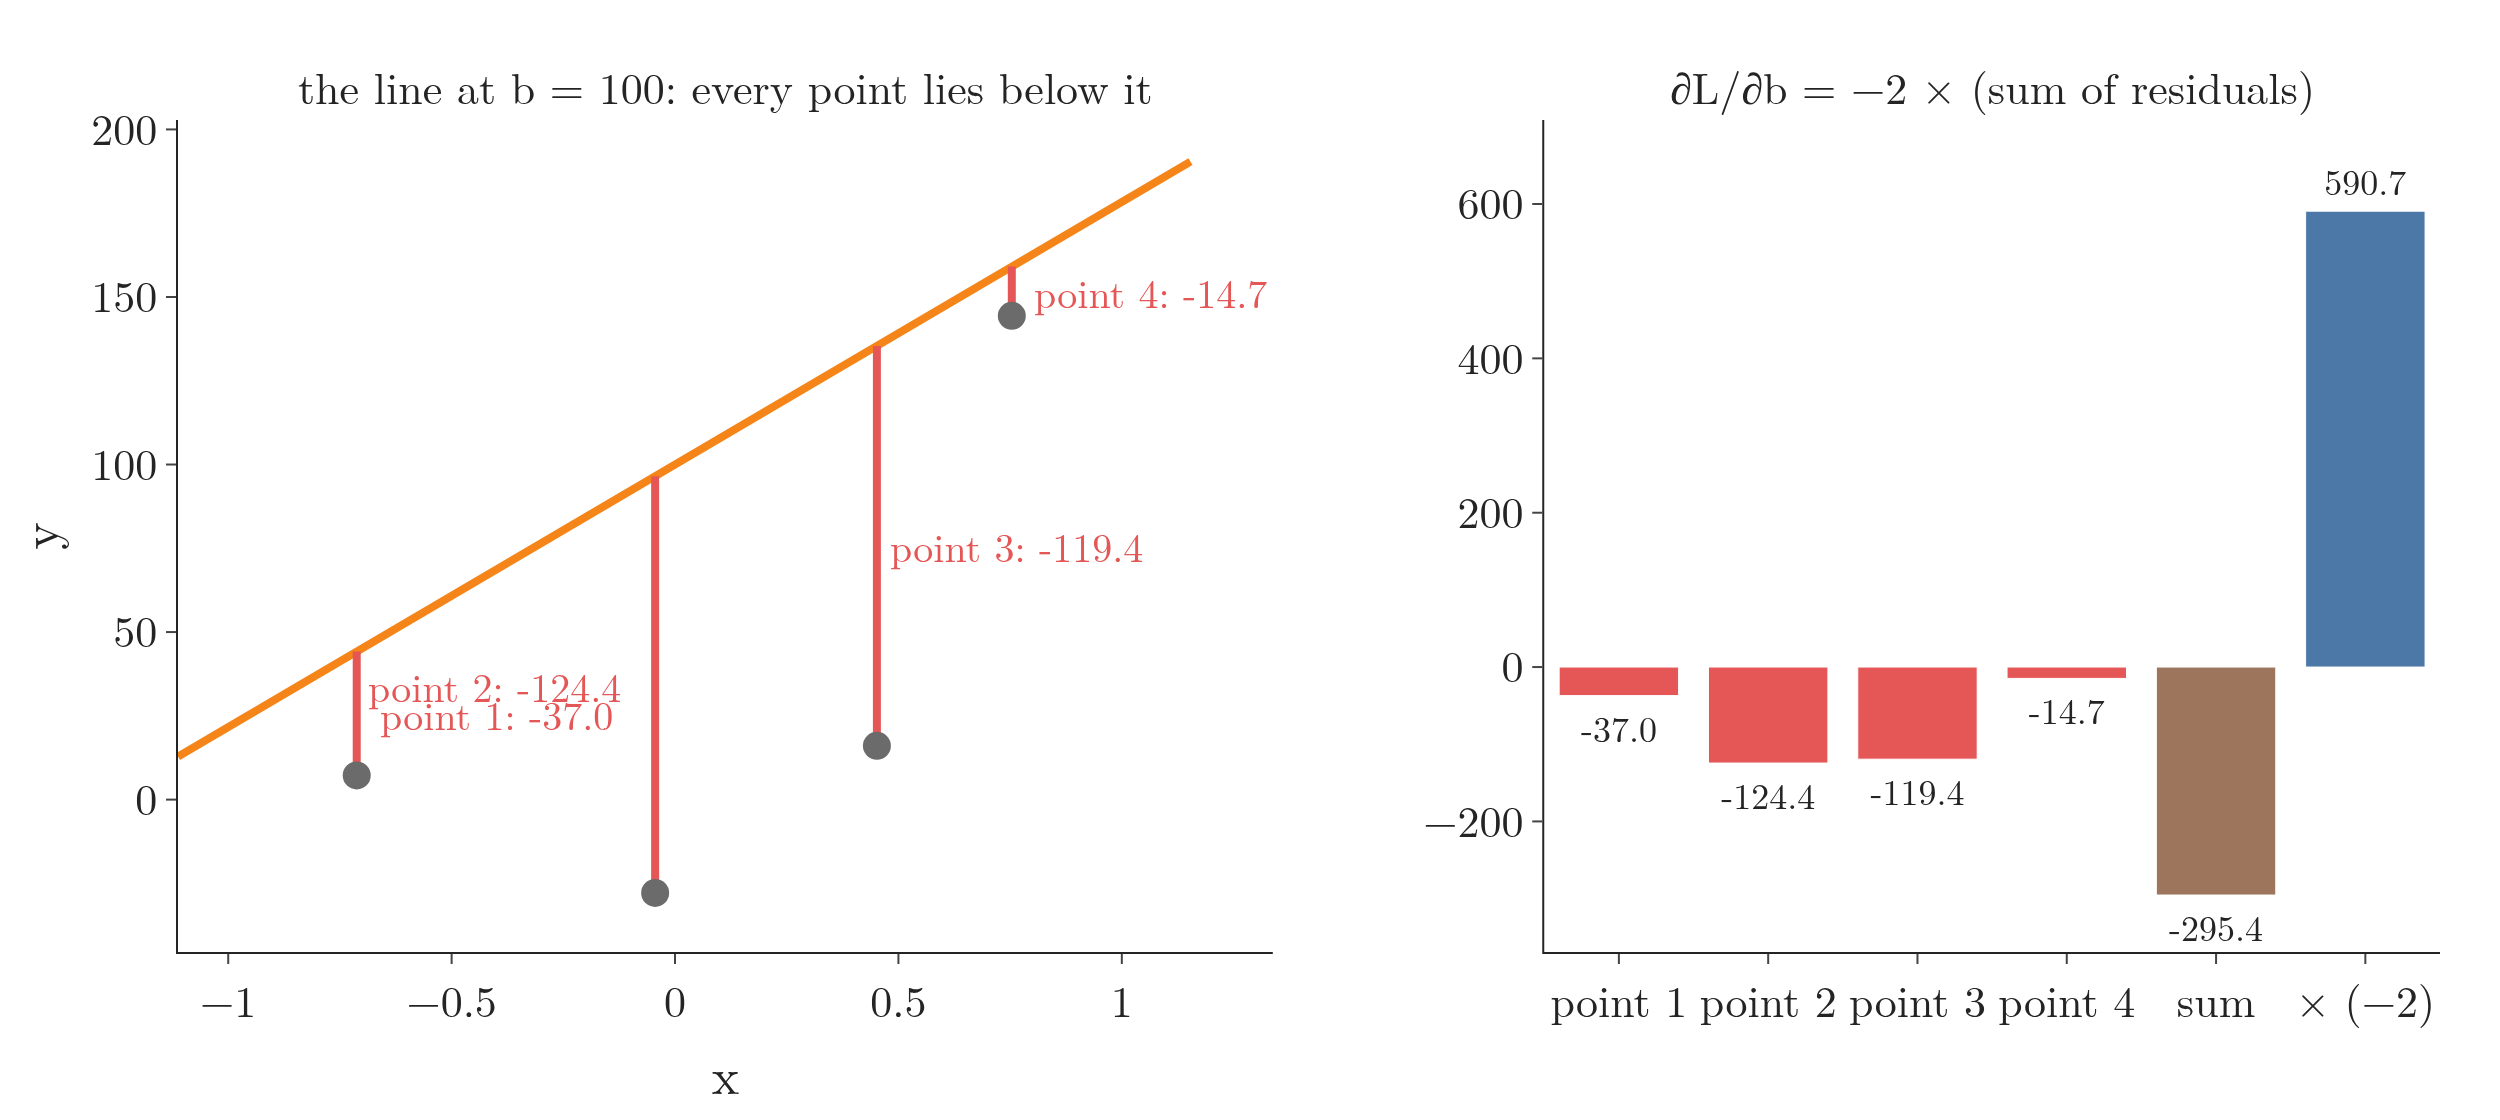

Here is the Python script that generated this plot:
"""The slope formula on the 4-point example at b = 100, m = 78.35 (Plotly). Left: the line and each point's residual
y - m x - b as a stick. Right: the four residuals added up, times -2, give the slope 590.7."""
from pathlib import Path
import numpy as np
import plotly.graph_objects as go
from plotly.subplots import make_subplots
from common import M4, slope_b, x4, y4
from gifkit import BLUE, FONT, GREY, ORANGE, RED

here = Path(__file__).parent
B = 100
o = np.argsort(x4)
xo, yo = x4[o], y4[o]
r = yo - M4 * xo - B
assert round(-2 * r.sum(), 1) == round(slope_b(B), 1) == 590.7
fig = make_subplots(1, 2, column_widths=[0.55, 0.45], horizontal_spacing=0.12,
                    subplot_titles=["the line at b = 100: every point lies below it", "∂L/∂b = −2 × (sum of residuals)"])
fig.update_annotations(font_size=22)
xs = np.array([x4.min() - 0.4, x4.max() + 0.4])
fig.add_trace(go.Scatter(x=xs, y=M4 * xs + B, mode="lines", line=dict(color=ORANGE, width=4)), 1, 1)
for xi, yi, ri in zip(xo, yo, r):
    fig.add_trace(go.Scatter(x=[xi, xi], y=[yi, yi - ri], mode="lines", line=dict(color=RED, width=4)), 1, 1)
    fig.add_annotation(x=xi, y=yi - ri / 2, text=f"point {list(xo).index(xi) + 1}: {ri:.1f}", xshift=-80 if list(xo).index(xi) == 1 else 70, showarrow=False, font=dict(size=20, color=RED),
                       row=1, col=1)
fig.add_trace(go.Scatter(x=x4, y=y4, mode="markers", marker=dict(size=14, color=GREY)), 1, 1)
labels = [f"point {i + 1}" for i in range(4)] + ["sum", "× (−2)"]
vals = list(r) + [r.sum(), -2 * r.sum()]
fig.add_trace(go.Bar(x=labels, y=vals, marker_color=[RED] * 4 + ["#9D755D", BLUE],
                     text=[f"{v:.1f}" for v in vals], textposition="outside", textfont=dict(size=18)), 1, 2)
fig.update_xaxes(title="x", row=1, col=1)
fig.update_yaxes(title="y", row=1, col=1)
fig.update_yaxes(range=[min(vals) * 1.25, max(vals) * 1.2], row=1, col=2)
fig.update_layout(template="simple_white", width=1250, height=560, font=FONT, showlegend=False,
                  margin=dict(l=70, r=30, t=60, b=70))
fig.write_image(here / "slope_b_worked.png", scale=2)
